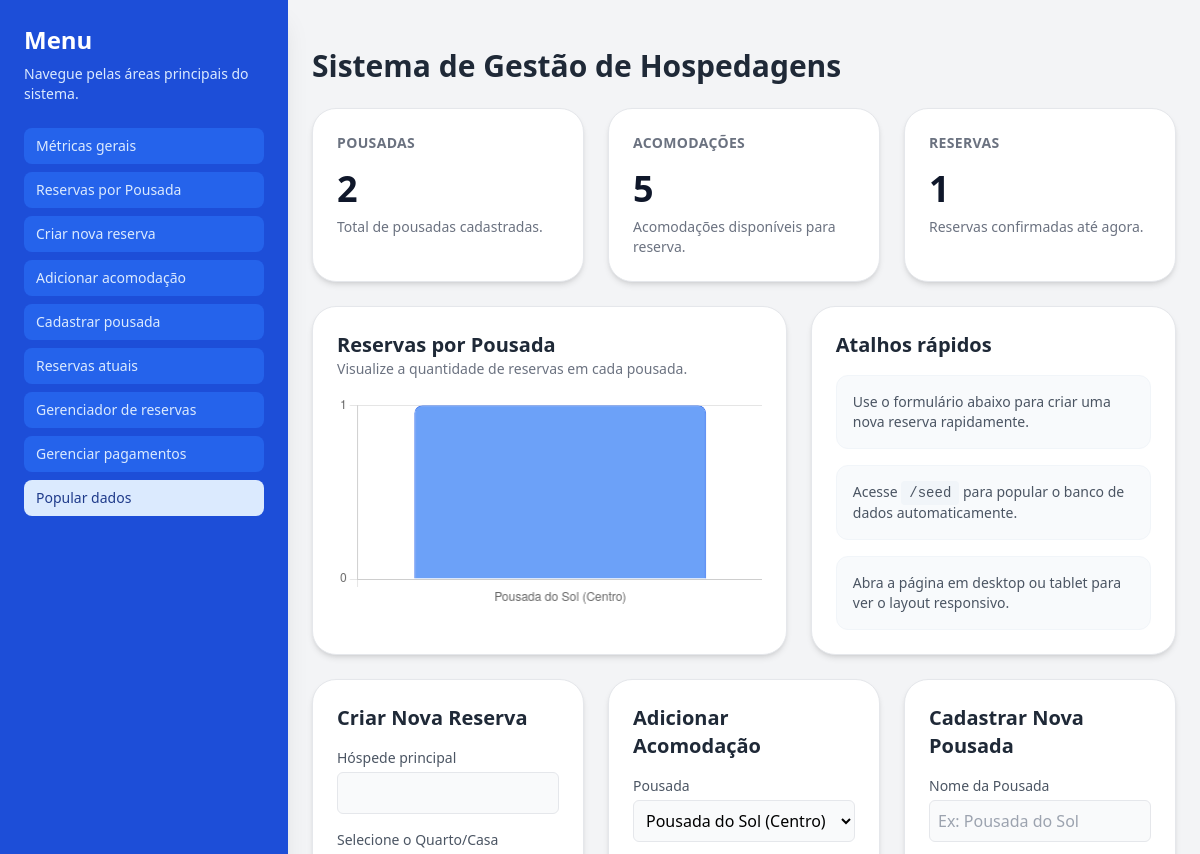
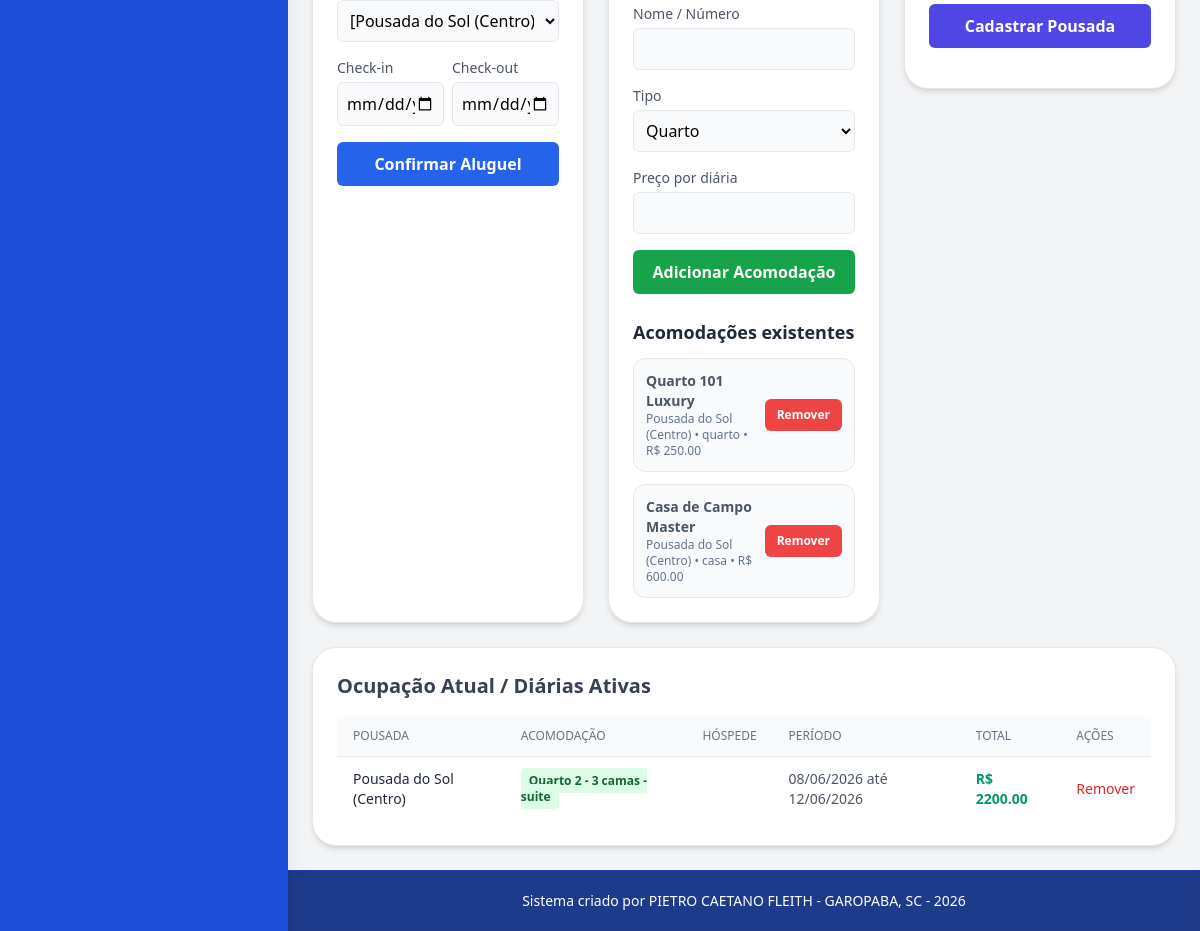
/, run on an earlier commit of the app's database (2 pictures, top to bottom).
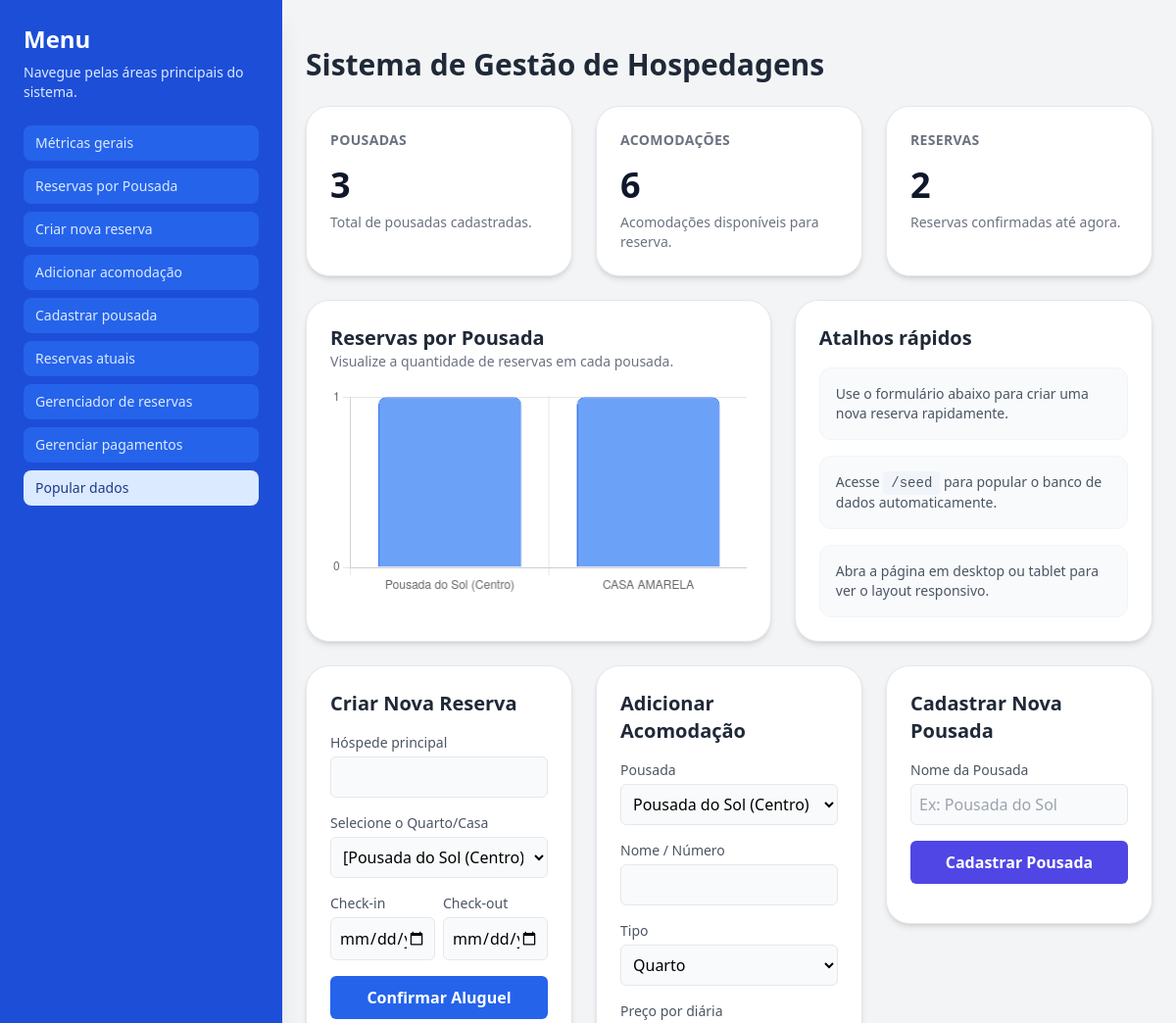
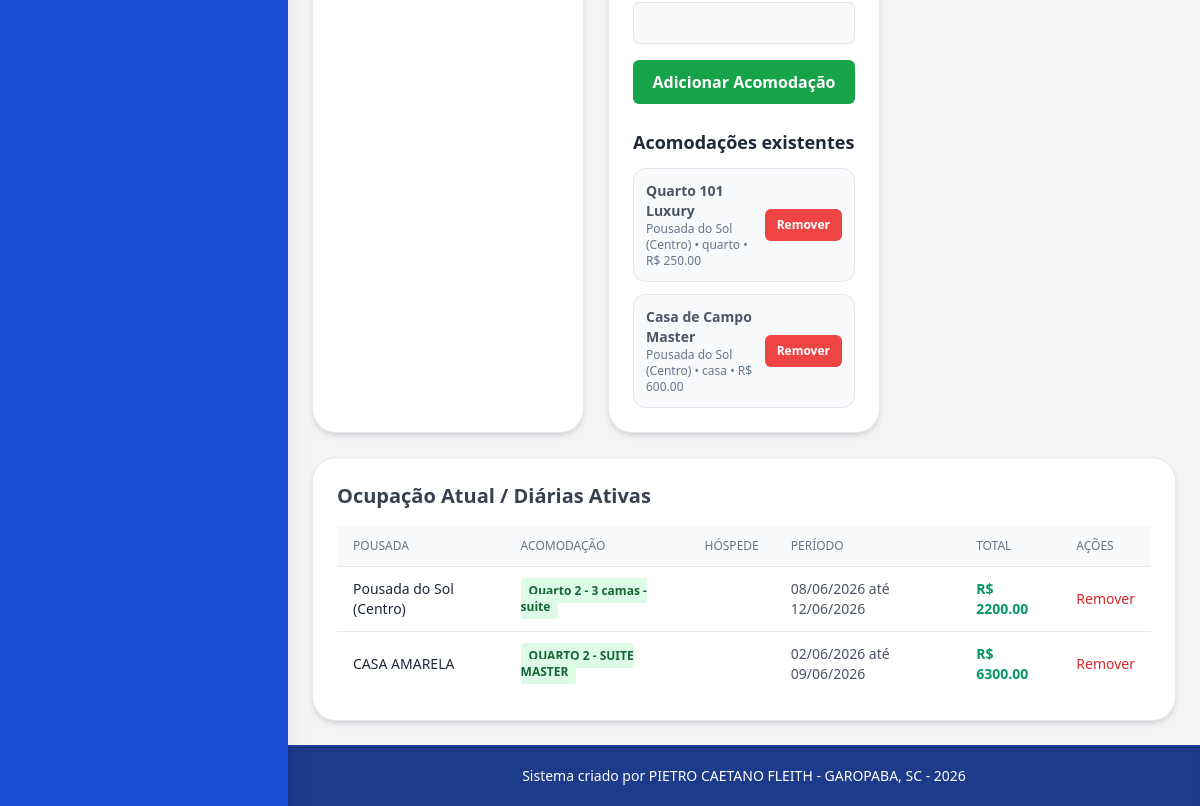
And on a later commit of the database (2 pictures, top to bottom).
### models.py (models this page shows, shortened)
class acomodacao(db.Model):
    id = db.Column(db.Integer, primary_key=True)
    pousada_id = db.Column(db.Integer, db.ForeignKey('pousada.id'), nullable=False)
    nome_numero = db.Column(db.String(50), nullable=False)
    tipo = db.Column(db.String(20), nullable=False) # 'casa' ou 'quarto'
    preco_diaria = db.Column(db.Float, nullable=False)

class pousada(db.Model):
    id = db.Column(db.Integer, primary_key=True)
    nome = db.Column(db.String(100), nullable=False)
    acomodacoes = db.relationship('acomodacao', backref='pousada', lazy=True)

class reserva(db.Model):
    id = db.Column(db.Integer, primary_key=True)
    acomodacao_id = db.Column(db.Integer, db.ForeignKey('acomodacao.id'), nullable=False)
    acomodacao = db.relationship('acomodacao', backref='reservas', lazy=True)
    hospede_nome = db.Column(db.String(100), nullable=False)
    data_entrada = db.Column(db.Date, nullable=False)
    data_saida = db.Column(db.Date, nullable=False)
    valor_total = db.Column(db.Float, nullable=False)
    checkin_confirmado = db.Column(db.Boolean, default=False, nullable=False)
    checkout_confirmado = db.Column(db.Boolean, default=False, nullable=False)
    pagamento_confirmado = db.Column(db.Boolean, default=False, nullable=False)
    comprovante_pagamento = db.Column(db.String(200), nullable=True)
    pagamento_confirmado = db.Column(db.Boolean, default=False, nullable=False)

### app.py (the view)
@app.route('/')
def index():
    pousadas = pousada.query.all()
    acomodacoes = acomodacao.query.all()
    reservas = reserva.query.all()
    total_pousadas = len(pousadas)
    total_acomodacoes = len(acomodacoes)
    total_reservas = len(reservas)
    reservas_por_pousada = {}
    for r in reservas:
        nome_pousada = r.acomodacao.pousada.nome if r.acomodacao and r.acomodacao.pousada else "Desconhecida"
        reservas_por_pousada[nome_pousada] = reservas_por_pousada.get(nome_pousada, 0) + 1
    chart_labels = list(reservas_por_pousada.keys())
    chart_values = list(reservas_por_pousada.values())
    return render_template(
        'index.html',
        pousadas=pousadas,
        acomodacoes=acomodacoes,
        reservas=reservas,
        total_pousadas=total_pousadas,
        total_acomodacoes=total_acomodacoes,
        total_reservas=total_reservas,
        chart_labels=chart_labels,
        chart_values=chart_values
    )

### templates/index.html (shortened to what the changed rows need)
﻿<!DOCTYPE html>
<html lang="pt-br">
<head>
    <script src="https://cdn.tailwindcss.com"></script>
</head>
<body class="bg-gray-100 font-sans min-h-screen flex flex-col">
    <aside id="sidebar" class="fixed inset-y-0 left-0 z-50 w-72 transform -translate-x-full bg-blue-700 p-6 text-white shadow-xl overflow-y-auto transition-transform duration-300 lg:translate-x-0">
        <div class="hidden lg:block">
            <div>
                <h2 class="text-2xl font-bold">Menu</h2>
            </div>
        </div>
    </aside>
    <div class="flex-1 flex flex-col pl-0 lg:pl-72 w-full">
        <main id="mainContent" class="container mx-auto p-6 max-w-6xl flex-1 w-full">
            <div class="flex items-center justify-between mb-6">
                <h1 class="text-3xl font-bold text-gray-800 mb-0 text-center lg:text-left w-full lg:w-auto">Sistema de Gestão de Hospedagens</h1>
            </div>
            <div class="space-y-6">
                <div id="metricas" class="grid gap-6 mb-6 md:grid-cols-3">
                    <div class="bg-white p-6 rounded-3xl shadow-md border border-gray-200">
                        <p class="text-sm font-semibold text-gray-500 uppercase tracking-wide">Pousadas</p>
                        <p class="mt-4 text-4xl font-bold text-slate-900">{{ total_pousadas }}</p>
                        <p class="mt-2 text-sm text-gray-500">Total de pousadas cadastradas.</p>
                    </div>
                    <div class="bg-white p-6 rounded-3xl shadow-md border border-gray-200">
                        <p class="text-sm font-semibold text-gray-500 uppercase tracking-wide">Acomodações</p>
                        <p class="mt-4 text-4xl font-bold text-slate-900">{{ total_acomodacoes }}</p>
                        <p class="mt-2 text-sm text-gray-500">Acomodações disponíveis para reserva.</p>
                    </div>
                    <div class="bg-white p-6 rounded-3xl shadow-md border border-gray-200">
                        <p class="text-sm font-semibold text-gray-500 uppercase tracking-wide">Reservas</p>
                        <p class="mt-4 text-4xl font-bold text-slate-900">{{ total_reservas }}</p>
                        <p class="mt-2 text-sm text-gray-500">Reservas confirmadas até agora.</p>
                    </div>
                </div>
                <div id="grafico" class="grid gap-6 lg:grid-cols-[1.3fr_1fr] mb-6">
                    <div class="bg-white p-6 rounded-3xl shadow-md border border-gray-200">
                        <div class="flex items-center justify-between mb-4">
                            <div>
                                <h2 class="text-xl font-semibold text-gray-800">Reservas por Pousada</h2>
                            </div>
                        </div>
                        <canvas id="reservasChart" class="mt-4"></canvas>
                    </div>
                    <div class="bg-white p-6 rounded-3xl shadow-md border border-gray-200">
                        <h2 class="text-xl font-semibold text-gray-800 mb-4">Atalhos rápidos</h2>
                    </div>
                </div>
                <div class="grid gap-6 lg:grid-cols-3 mb-6">
                    <div id="nova-reserva" class="bg-white p-6 rounded-3xl shadow-md border border-gray-200">
                        <h2 class="text-xl font-semibold text-gray-800 mb-4">Criar Nova Reserva</h2>
                    </div>
                    <div id="nova-acomodacao" class="bg-white p-6 rounded-3xl shadow-md border border-gray-200">
                        <h2 class="text-xl font-semibold text-gray-800 mb-4">Adicionar Acomodação</h2>
                        <div id="acomodacoes-existentes" class="mt-6">
                            <div class="space-y-3 text-sm text-gray-600 max-h-60 overflow-y-auto">
                                {% for ac in acomodacoes %}
                                    <div class="p-3 rounded-xl border border-gray-200 bg-slate-50 flex items-center justify-between gap-3">
                                        <div>
                                            <div class="font-semibold">{{ ac.nome_numero }}</div>
                                            <div class="text-slate-500 text-xs">{{ ac.pousada.nome }} • {{ ac.tipo }} • R$ {{ "%.2f"|format(ac.preco_diaria) }}</div>
                                        </div>
                                        <a href="{{ url_for('remover_acomodacao', acomodacao_id=ac.id) }}" class="inline-flex items-center px-3 py-2 rounded-md bg-red-500 text-white text-xs font-semibold hover:bg-red-600 transition duration-150">Remover</a>
                                    </div>
                                {% else %}
                                    <p class="text-gray-500">Nenhuma acomodação cadastrada.</p>
                                {% endfor %}
                            </div>
                        </div>
                    </div>
                    <div id="nova-pousada" class="bg-white p-6 rounded-3xl shadow-md border border-gray-200 h-fit">
                        <h2 class="text-xl font-semibold text-gray-800 mb-4">Cadastrar Nova Pousada</h2>
                    </div>
                </div>
                <div id="reservas-atuais" class="bg-white p-6 rounded-3xl shadow-md border border-gray-200 w-full mb-6">
                    <h2 class="text-xl font-semibold text-gray-700 mb-4">Ocupação Atual / Diárias Ativas</h2>
                    <div class="overflow-x-auto">
                        <table class="min-w-full divide-y divide-gray-200">
                            <thead class="bg-gray-50">
                                <tr>
                                    <th class="px-4 py-3 text-left text-xs font-medium text-gray-500 uppercase">Pousada</th>
                                    <th class="px-4 py-3 text-left text-xs font-medium text-gray-500 uppercase">Acomodação</th>
                                    <th class="px-4 py-3 text-left text-xs font-medium text-gray-500 uppercase">Hóspede</th>
                                    <th class="px-4 py-3 text-left text-xs font-medium text-gray-500 uppercase">Período</th>
                                    <th class="px-4 py-3 text-left text-xs font-medium text-gray-500 uppercase">Total</th>
                                    <th class="px-4 py-3 text-left text-xs font-medium text-gray-500 uppercase">Ações</th>
                                </tr>
                            </thead>
                            <tbody class="divide-y divide-gray-200 text-sm text-gray-600">
                                {% for reserva in reservas %}
                                    <tr class="hover:bg-gray-50">
                                        <td class="px-4 py-3 font-medium text-gray-800">{{ reserva.acomodacao.pousada.nome }}</td>
                                        <td class="px-4 py-3">
                                            <span class="px-2 py-1 text-xs rounded font-semibold {% if reserva.acomodacao.tipo == 'casa' %}bg-purple-100 text-purple-800{% else %}bg-green-100 text-green-800{% endif %}">
                                                {{ reserva.acomodacao.nome_numero }}
                                            </span>
                                        </td>
                                        <td class="px-4 py-3">{{ reserva.hospede }}</td>
                                        <td class="px-4 py-3">{{ reserva.data_entrada.strftime('%d/%m/%Y') }} até {{ reserva.data_saida.strftime('%d/%m/%Y') }}</td>
                                        <td class="px-4 py-3 text-emerald-600 font-bold">R$ {{ "%.2f"|format(reserva.valor_total) }}</td>
                                        <td class="px-4 py-3">
                                            <a href="{{ url_for('remover_reserva', reserva_id=reserva.id) }}" class="text-red-600 hover:text-red-800 font-medium">Remover</a>
                                        </td>
                                    </tr>
                                {% endfor %}
                            </tbody>
                        </table>
                    </div>
                </div>
            </div>
        </main>
    </div>
    <script>
        const labels = {{ chart_labels | tojson | safe if chart_labels else '[]' }};
        const values = {{ chart_values | tojson | safe if chart_values else '[]' }};
        const ctx = document.getElementById('reservasChart');
        if (ctx) {
            if (labels.length) {
                new Chart(ctx, {
                    type: 'bar',
                    data: {
                        labels: labels,
                        datasets: [{
                            label: 'Reservas',
                            data: values,
                            backgroundColor: 'rgba(59, 130, 246, 0.75)',
                            borderColor: 'rgba(37, 99, 235, 1)',
                            borderWidth: 1,
                            borderRadius: 8,
                        }]
                    },
                    options: {
                        responsive: true,
                        plugins: {
                            legend: { display: false },
                            tooltip: { enabled: true }
                        },
                        scales: {
                            y: {
                                beginAtZero: true,
                                ticks: { precision: 0 }
                            }
                        }
                    }
                });
            } else {
                ctx.parentNode.innerHTML = '<p class="text-sm text-gray-500">Nenhuma reserva cadastrada ainda para gerar o gráfico.</p>';
            }
        }
    </script>
</body>
</html>

What changed in the data, as far as the page shows it:
added reserva: acomodacao.pousada.nome "CASA AMARELA", acomodacao.nome_numero "QUARTO 2 - SUITE MASTER", data_entrada "02/06/2026", data_saida "09/06/2026", valor_total "6300.00"
Also different on the page:
{{ total_pousadas }}: "2" → "3"
{{ total_acomodacoes }}: "5" → "6"
{{ total_reservas }}: "1" → "2"
chart data {{ chart_labels | tojson | safe if chart_labels else '[]' }}: ["Pousada do Sol (Centro)"] → ["Pousada do Sol (Centro)", "CASA AMARELA"]
chart data {{ chart_values | tojson | safe if chart_values else '[]' }}: [1] → [1, 1]
